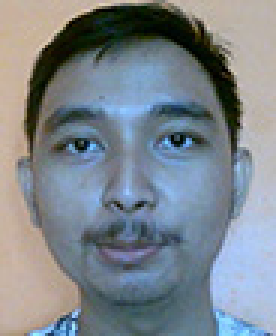
#> input picture dataset_AA/Bangkit/bangkit 1.jpg, 92 x 112 px (shown 3 times larger); its folder holds only this picture in this run
$ jupyter execute --allow-errors 'PCA dan SVM face recog.ipynb'
#> lines starting #> are read from the running program, lines starting #| are printed output that depends on the picture
[70,195,78,172]

# inisialisasi library

[cell 1]
from time import time
from sklearn.metrics import classification_report
from sklearn.metrics import confusion_matrix
from sklearn import metrics
from sklearn.model_selection import train_test_split
from sklearn.model_selection import GridSearchCV
from sklearn.decomposition import PCA
from sklearn.svm import SVC
from os import listdir
from PIL import Image as PImage
import cv2
import numpy
import os
import matplotlib.pyplot as plt
import seaborn as sns

[cell 2]
#Path to the root image directory containing sub-directories of images
path="dataset_AA/"

[cell 3]
# [15 lines of commented-out code are left out]

for directory in os.listdir(path):
    for file in os.listdir(path+directory):
        img=cv2.imread(path+directory+"/"+file)
#> img is the input picture: shape (112, 92, 3); mean B, G, R 141, 133.4, 124.7
#> pass 2 of the loop `for directory in os.listdir(path):`:
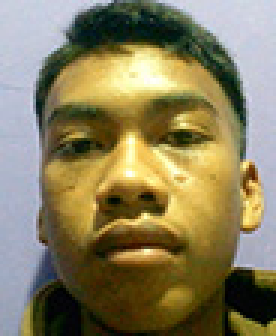
#> input picture dataset_AA/Darsa/darsa 1.jpg, 92 x 112 px (shown 3 times larger)
#> img is the input picture: shape (112, 92, 3); mean B, G, R 92.1, 126.3, 135.9

print('Dimensi Asli : ',img.shape)
#| Dimensi Asli :  (112, 92, 3)

scale_percent = 60 # percent of original size
w = int(img.shape[1] * scale_percent / 100)
#> w = 55
h = int(img.shape[0] * scale_percent / 100)
#> h = 67
dim = (w, h)
#> dim = (55, 67)

# resize image
resized = cv2.resize(img, dim, interpolation = cv2.INTER_AREA)
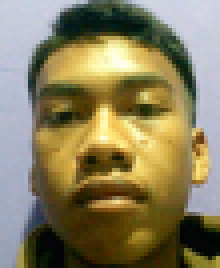
#> resized: shape (67, 55, 3) (shown 4 times larger); mean B, G, R 92.1, 126.3, 135.9

print('Dimensi Ukuran Diubah : ',resized.shape)
#| Dimensi Ukuran Diubah :  (67, 55, 3)

n_sample = 0 #Jumlah sampel awal
label_count = 0 #Jumlah label awal
n_classes = 0 #jumlah kelas awal

# komponen PCA
n_components = 19
plt.show()

[cell 4]
#Fitur gambar datar Vektor
X=[]
#Int array dari Label Vektor
Y=[]

target_names = [] #Array untuk menyimpan nama-nama orang

for directory in os.listdir(path):
    for file in os.listdir(path+directory):
        img=cv2.imread(path+directory+"/"+file)
        img=cv2.resize(img, (w,h))
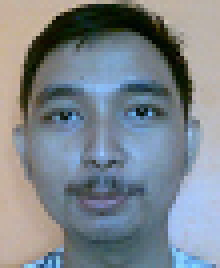
#> img: shape (67, 55, 3) (shown 4 times larger); mean B, G, R 140.9, 133.2, 124.6
        img=cv2.cvtColor(img, cv2.COLOR_BGR2GRAY)
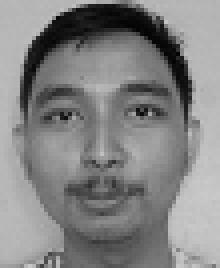
#> img: shape (67, 55) (shown 4 times larger); min 2, max 201, mean 131.5
        featurevector=numpy.array(img).flatten()
#> featurevector = 3685 values, max 201 at index 2526, min 2 at index 419, mean 131.5
        X.append(featurevector)
        Y.append(label_count)
        n_sample = n_sample + 1
    target_names.append(directory)
    label_count=label_count+1
#> pass 2 of the loop `for directory in os.listdir(path):`:
#> `img=cv2.resize(img, (w,h))`:
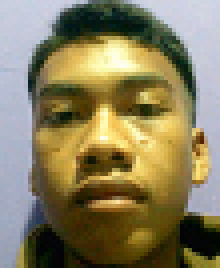
#> img: shape (67, 55, 3) (shown 4 times larger); mean B, G, R 92, 126.2, 135.8
#> `img=cv2.cvtColor(img, cv2.COLOR_BGR2GRAY)`:
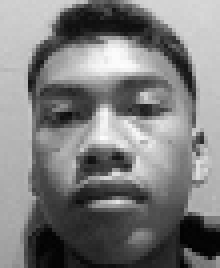
#> img: shape (67, 55) (shown 4 times larger); min 1, max 253, mean 125.1
#> featurevector = 3685 values, max 253 at index 910, min 1 at index 3402, mean 125.1


print("Samples :", n_sample)
print("Class :", target_names)
n_classes = len(target_names)

[cell 5]
labels = numpy.array(Y)
data = numpy.array(X)

labels.shape, data.shape
#> Out = ((2,), (2, 3685))
